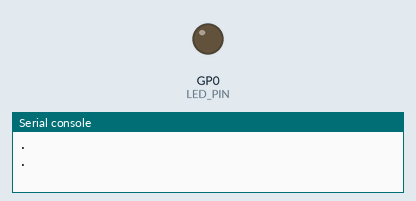
Simulated run of this program. Board: Raspberry Pi Pico running MicroPython. Parts: output pins drawn as LEDs (lit = HIGH), the last lines printed to the serial console. At 10.5 s the program stops and its outputs stay as they are.

Above: at 0.52 s.
At 10.28 s:
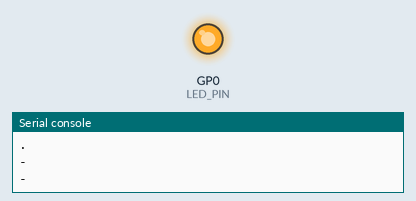
Timing chart, 0 to 11.9 s (numbered marks = the images above):
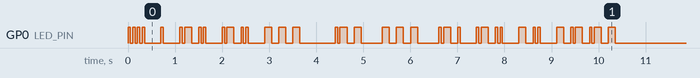

The program:

blink_led.py
```python
import time
from machine import Pin
LED_PIN = Pin(0, Pin.OUT)

morse_code_msg = ".... . .-.. .-.. --- / .-- --- .-. .-.. -.. -.-.--".replace(" / ", "  ") # Hello world!

for char in morse_code_msg:
    print(char)
    if char == '.':
        LED_PIN.value(1)
        time.sleep(0.05)
        LED_PIN.value(0)
        time.sleep(0.05)
    elif char == '-':
        LED_PIN.value(1)
        time.sleep(0.15)
        LED_PIN.value(0)
        time.sleep(0.15)
    elif char == " ":
        time.sleep(0.3)
    
```
